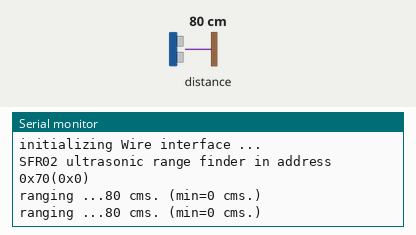
A sketch run on a simulated Arduino Uno, built with avr-gcc and run on an emulated ATmega328P. On the bench: the last lines printed to the serial monitor. Wiring (inferred from the names in the program): SRF02/SRF08 range finder at I2C address 0x70. The inputs (shaded band) are chosen by the test bench; at power-on: distance to the obstacle 80 cm.

Above: at 1.3 s.
1.4 s: distance to the obstacle set to 2 cm
At 2.6 s:
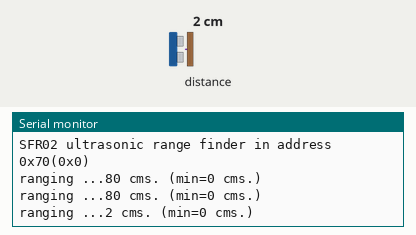
4.4 s: distance to the obstacle set to 4 cm
At 5.3 s:
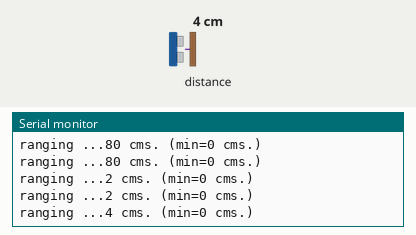
Timing chart, 0 to 7.4 s (numbered marks = the images above; inputs shaded):
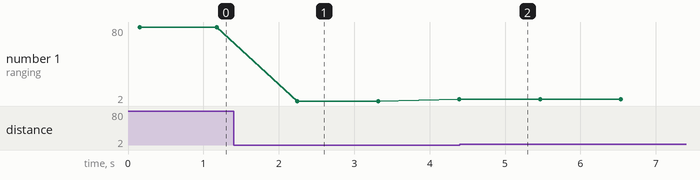

The sketch:

srf02_example.ino
```cpp
/*
 * srf02_example.ino
 * Example showing how to use the Devantech SRF02 ultrasonic sensor
 * in I2C mode. More info about this LCD display in
 *   http://www.robot-electronics.co.uk/htm/srf02techI2C.htm
 *
 * author: Antonio C. Domínguez Brito <adominguez@iusiani.ulpgc.es>
 */

/*
 * Arduino MKR WAN 1310 I2C pins
 *   Pin 11 -> SDA (I2C data line)
 *   Pin 12 -> SCL (I2C clock line)
 */

#include <Wire.h> // Arduino's I2C library

#define SRF02_I2C_ADDRESS byte((0xE0)>>1)
#define SRF02_I2C_INIT_DELAY 100 // in milliseconds
#define SRF02_RANGING_DELAY 70 // milliseconds

// LCD05's command related definitions
#define COMMAND_REGISTER byte(0x00)
#define SOFTWARE_REVISION byte(0x00)
#define RANGE_HIGH_BYTE byte(2)
#define RANGE_LOW_BYTE byte(3)
#define AUTOTUNE_MINIMUM_HIGH_BYTE byte(4)
#define AUTOTUNE_MINIMUM_LOW_BYTE byte(5)

// SRF02's command codes
#define REAL_RANGING_MODE_INCHES    byte(80)
#define REAL_RANGING_MODE_CMS       byte(81)
#define REAL_RANGING_MODE_USECS     byte(82)
#define FAKE_RANGING_MODE_INCHES    byte(86)
#define FAKE_RANGING_MODE_CMS       byte(87)
#define FAKE_RANGING_MODE_USECS     byte(88)
#define TRANSMIT_8CYCLE_40KHZ_BURST byte(92)
#define FORCE_AUTOTUNE_RESTART      byte(96)
#define ADDRESS_CHANGE_1ST_SEQUENCE byte(160)
#define ADDRESS_CHANGE_3RD_SEQUENCE byte(165)
#define ADDRESS_CHANGE_2ND_SEQUENCE byte(170)

inline void write_command(byte address,byte command)
{
  Wire.beginTransmission(address);
  Wire.write(COMMAND_REGISTER);
  Wire.write(command);
  Wire.endTransmission();
}

byte read_register(byte address,byte the_register)
{
  Wire.beginTransmission(address);
  Wire.write(the_register);
  Wire.endTransmission();

  // getting sure the SRF02 is not busy
  Wire.requestFrom(address,byte(1));
  while(!Wire.available()) { /* do nothing */ }
  return Wire.read();
}

// the setup routine runs once when you press reset:
void setup()
{
  Serial.begin(9600);

  Serial.println("initializing Wire interface ...");
  Wire.begin();
  delay(SRF02_I2C_INIT_DELAY);

  byte software_revision=read_register(SRF02_I2C_ADDRESS,SOFTWARE_REVISION);
  Serial.print("SFR02 ultrasonic range finder in address 0x");
  Serial.print(SRF02_I2C_ADDRESS,HEX); Serial.print("(0x");
  Serial.print(software_revision,HEX); Serial.println(")");
}

// the loop routine runs over and over again forever:
void loop()
{
  Serial.print("ranging ...");
  write_command(SRF02_I2C_ADDRESS,REAL_RANGING_MODE_CMS);
  delay(SRF02_RANGING_DELAY);

  byte high_byte_range=read_register(SRF02_I2C_ADDRESS,RANGE_HIGH_BYTE);
  byte low_byte_range=read_register(SRF02_I2C_ADDRESS,RANGE_LOW_BYTE);
  byte high_min=read_register(SRF02_I2C_ADDRESS,AUTOTUNE_MINIMUM_HIGH_BYTE);
  byte low_min=read_register(SRF02_I2C_ADDRESS,AUTOTUNE_MINIMUM_LOW_BYTE);

  Serial.print(int((high_byte_range<<8) | low_byte_range)); Serial.print(" cms. (min=");
  Serial.print(int((high_min<<8) | low_min)); Serial.println(" cms.)");

  delay(1000);
}
```

Measured:
- after the input at 1.4 s, the serial monitor: prints a new line after 0.85 s (image 1)
- plotted number 1: 80 → 4 after the input at 1.4 s
